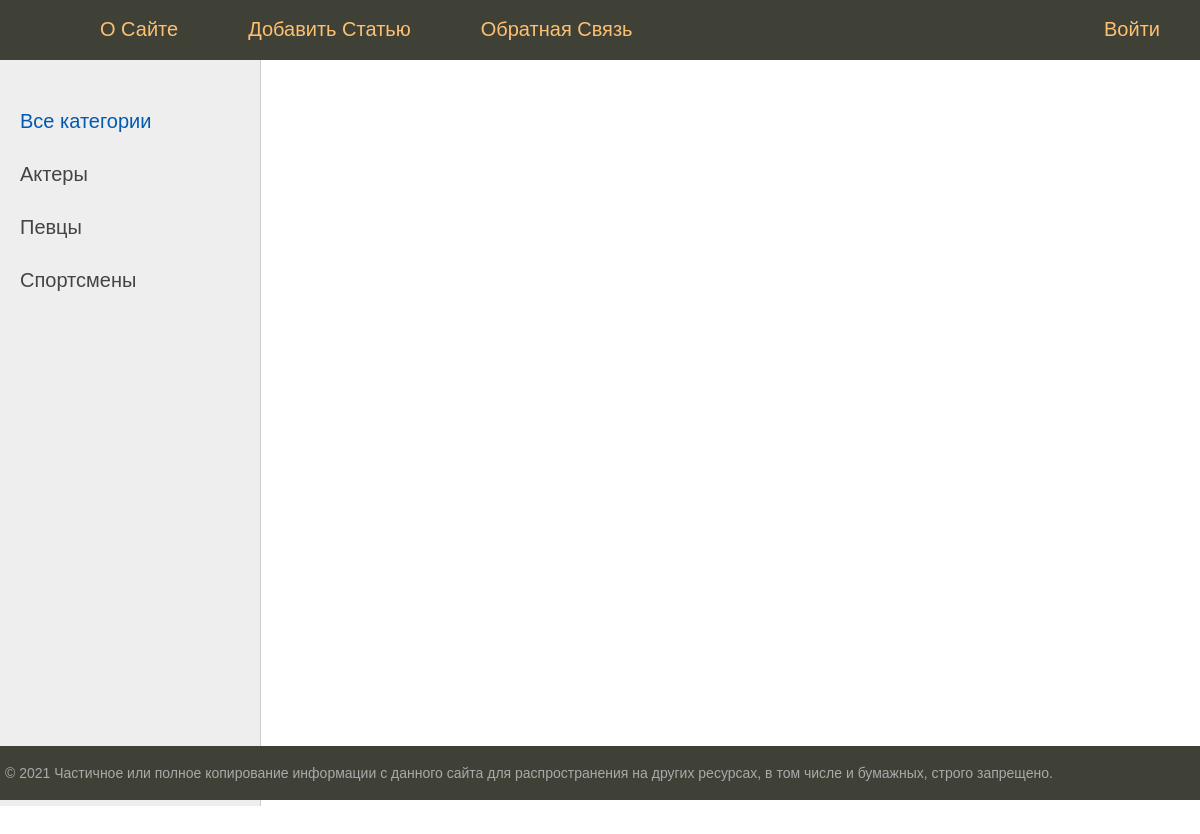
The app's page /, older data.
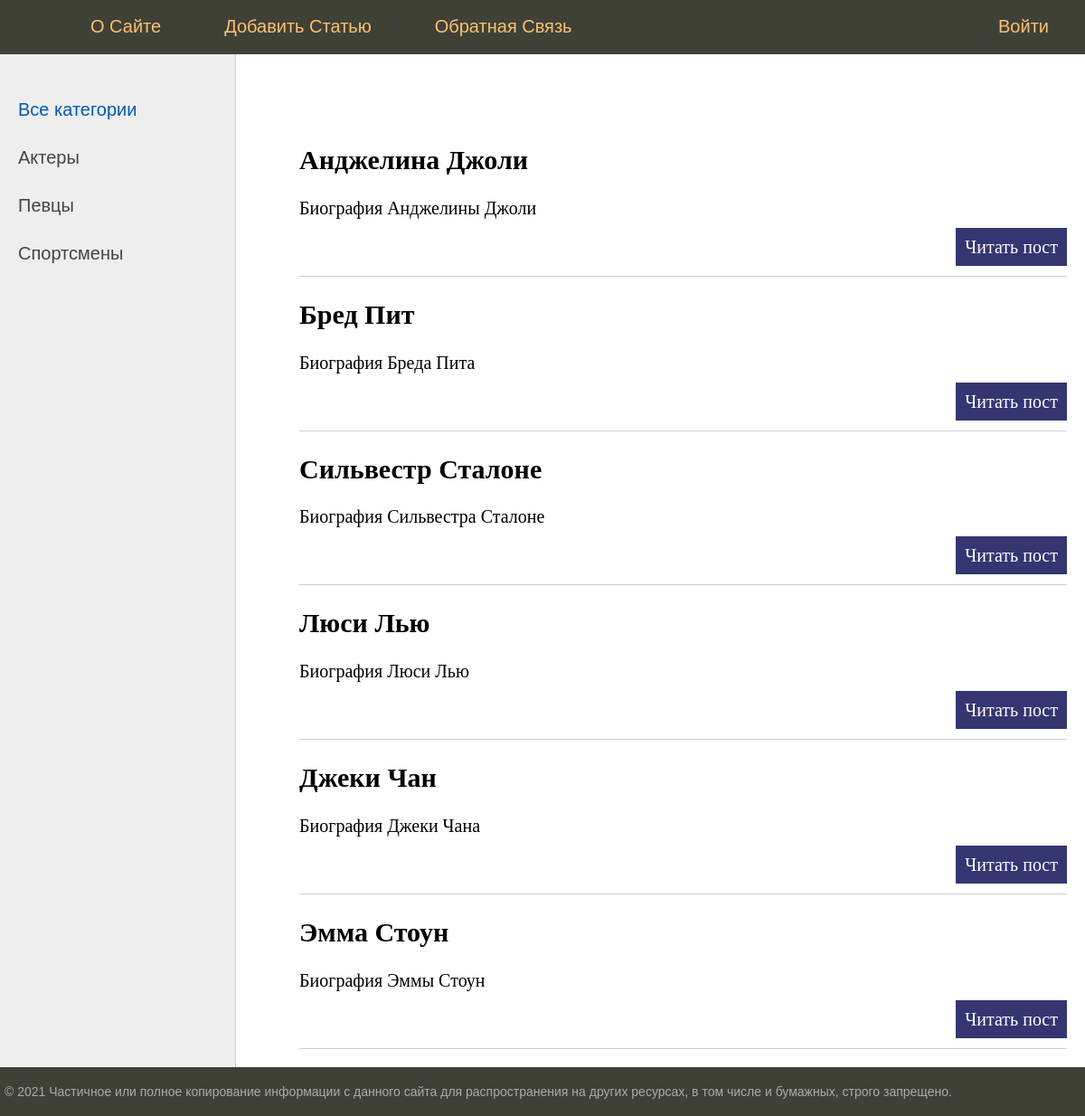
The same page, newer data.
### stars/models.py (models this page shows, shortened)
class Stars(models.Model):
    title = models.CharField(max_length=255)
    content = models.TextField(blank=True)
    photo = models.ImageField(upload_to='photos/%Y/%m/%d')
    time_create = models.DateTimeField(auto_now_add=True)
    time_update = models.DateTimeField(auto_now=True)
    is_published = models.BooleanField(default=True)

### stars/views.py (the view)
# urls.py: path('', index, name='home'),
def index(request):
    posts = Stars.objects.all()
    return render(request, 'stars/index.html', {'posts': posts, 'menu': menu, 'title': 'Главная страница'})

### stars/templates/stars/index.html (shortened to what this page needs)
{% extends 'stars/base.html' %}
{% block content %}
<ul class="list-articles">
    {% for p in posts %}
        <li><h2>{{ p.title }}</h2>
        <p>{{ p.content|linebreaks|truncatewords:50 }}</p>
        <p class="link-read-post"><a href="#">Читать пост</a></p>
        </li>
    {% endfor %}
</ul>
{% endblock %}

### stars/templates/stars/base.html (shortened to what this page needs)
{% load static %}
<!DOCTYPE html>
<html>
<head>
    <link type="text/css" href="{% static 'stars/css/styles.css' %}" rel="stylesheet"/>
</head>
<body>
<table class="table-page" border=0 cellpadding="0" cellspacing="0">
<tr><td valign="top">
{% block mainmenu %}
    <div class="header">
        <ul id="mainmenu" class="mainmenu">
        <li class="logo"><a href="#"><div class="logo"></div></a></li>
{% for m in menu %}
            {% if not forloop.last %}
                <li><a href="#">{{ m.title }}</a></li>
            {% else %}
                <li class="last"><a href="#">{{ m.title }}</a></li>
            {% endif %}
{% endfor %}
        </ul>
    </div>
{% endblock mainmenu %}
<table class="table-content" border=0 cellpadding="0" cellspacing="0">
<tr>
    <td valign="top" class="left-chapters">
    <ul id="leftchapters">
        <li class="selected">Все категории</li>
		<li><a href="#">Актеры</a></li>
		<li><a href="#">Певцы</a></li>
		<li><a href="#">Спортсмены</a></li>
    </ul>
    </td>
<td valign="top" class="content">
	<div class="content-text">
{% block content %}
{% endblock %}
	</div>
</td></tr></table>
</td></tr>
<tr><td valign=top>
	<div id="footer">
		<p>&copy; 2021 Частичное или полное копирование информации с данного сайта для распространения на других ресурсах, в том числе и бумажных, строго запрещено.</p>
	</div>
</td></tr></table>
</body>
</html>

### stars/static/stars/css/styles.css (style rules this page uses)
html, body { font-family: 'Arial'; margin: 0; padding: 0; height: 100%; width: 100%; color: #444; }
a { color: #0059b2; text-decoration: none; }
p.link-read-post { text-align: right; }
p.link-read-post a { padding: 10px; min-width: 100px; background: #333671; color: #fff; text-decoration: none; }
ul.list-articles { list-style: none; margin: 0; padding: 0; }
ul.list-articles li { border-bottom: 1px solid #ccc; }
.table-page { width: 100%; height: 100%; vertical-align: top; }
.table-page tr { height: 100%; }
.header { background: #3F4137; height: 60px; }
.logo { background: url('../images/logo.png') no-repeat 10px 5px; width: 70px; height: 60px; }
ul.mainmenu { list-style: none; margin: 0; padding: 0; height: 60px; color: #fdc073; font-size: 20px; overflow: hidden; }
ul.mainmenu li { float: left; margin: 18px 40px 0 30px; }
ul.mainmenu li.logo { margin: 0; }
ul.mainmenu li.last { float: right; }
ul.mainmenu li a { color: #fdc073; text-decoration: none; }
.table-content { width: 100%; min-height: 100%; height: 100%; }
.left-chapters { margin: 0; background: #eee; border-right: 1px solid #ccc; min-height: 100%; }
.left-chapters ul { width: 230px; min-height: 100%; margin: 0; padding: 20px 10px 10px 20px; list-style: none; font-size: 20px; }
.left-chapters ul li { margin: 30px 0 0 0; color: #999; }
.left-chapters ul li.selected { color: #0059b2; }
.left-chapters ul li a { color: #444; text-decoration: none; }
.content { padding: 40px 20px 20px 40px; width: 100%; box-sizing: border-box; }
.content-text { margin: 60px 0 0 30px; color: #000; font-size: 20px; font-family: Yandex Sans Display Light; }
#footer { box-sizing: border-box; background: #3F4137; padding: 5px; color: #aaa; font-size: 14px; font-family: Verdana, Geneva, Arial, Helvetica; text-align: left; overflow: hidden; }

Row changes from the older to the newer data that the page shows:
added Stars: title "Анджелина Джоли", content "Биография Анджелины Джоли"
added Stars: title "Бред Пит", content "Биография Бреда Пита"
added Stars: title "Сильвестр Сталоне", content "Биография Сильвестра Сталоне"
added Stars: title "Люси Лью", content "Биография Люси Лью"
added Stars: title "Джеки Чан", content "Биография Джеки Чана"
added Stars: title "Эмма Стоун", content "Биография Эммы Стоун"
